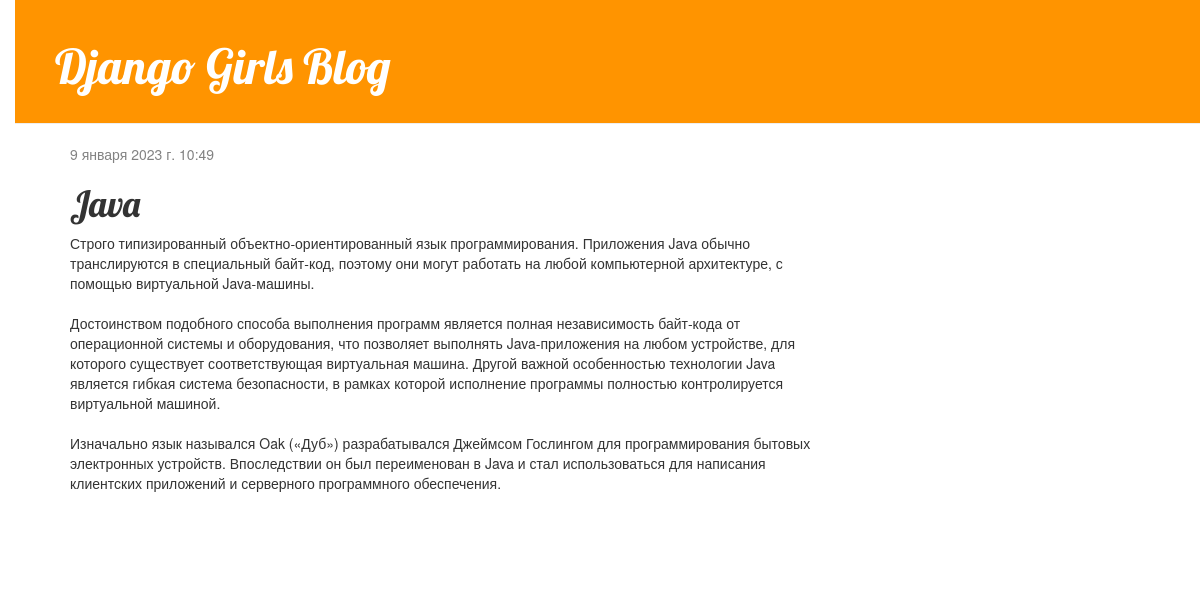
The app's page /post/2/ with its own data.
### blog/models.py (models this page shows, shortened)
class Post(models.Model):
    author = models.ForeignKey(settings.AUTH_USER_MODEL, on_delete=models.CASCADE)
    title = models.CharField(max_length=200)
    text = models.TextField()
    created_date = models.DateTimeField(default=timezone.now)
    published_date = models.DateTimeField(blank=True, null=True)

### blog/views.py (the view)
# urls.py: path('post/<int:pk>/', views.post_detail, name='post_detail'),
def post_detail(request, pk):
    post = get_object_or_404(Post, pk=pk)
    return render(request, 'blog/post_detail.html', {'post': post})

### blog/templates/blog/post_detail.html (shortened to what this page needs)
{% extends 'blog/base.html' %}
{% block content %}
  <div class="post">
    {% if post.published_date %}
      <div class="date">
        {{ post.published_date }}
      </div>
    {% endif %}
    <h1>{{ post.title }}</h1>
    <p>{{ post.text|linebreaksbr }}</p>
  </div>
{% endblock %}

### blog/static/css/blog.css (style rules this page uses)
body { padding-left: 15px; }
h1, h2, h3, h4 { font-family: 'Lobster', cursive; }
.date { color: #828282; }
.post { margin-bottom: 70px; }

### records on screen
Post: published_date "9 января 2023 г. 10:49", title "Java", text "Строго типизированный объектно-ориентированный язык программирования. Приложения Java обычно транслируются в специальный байт-код, поэтому они могут работать на любой компьютерной архитектуре, с помощью виртуальной Java-машины. Достоинством подобного способа выполнения программ является полная независимость байт-кода от операционной системы и оборудования, что позволяет выполнять Java-приложения на любом устройстве, для которого существует соответствующая виртуальная машина. Другой важной особенностью технологии Java является гибкая система безопасности, в рамках которой исполнение программы полностью контролируется виртуальной машиной. Изначально язык назывался Oak («Дуб») разрабатывался…"
